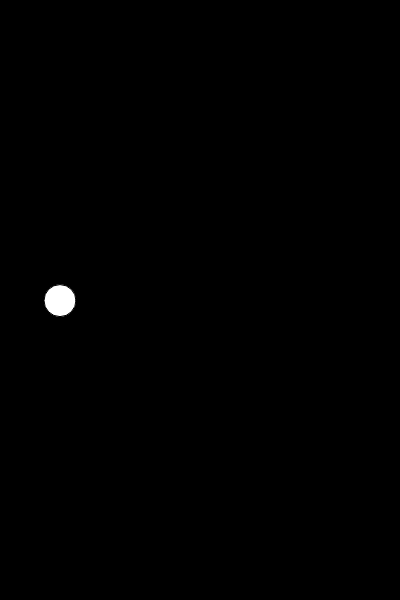
Frame 1 (no input)
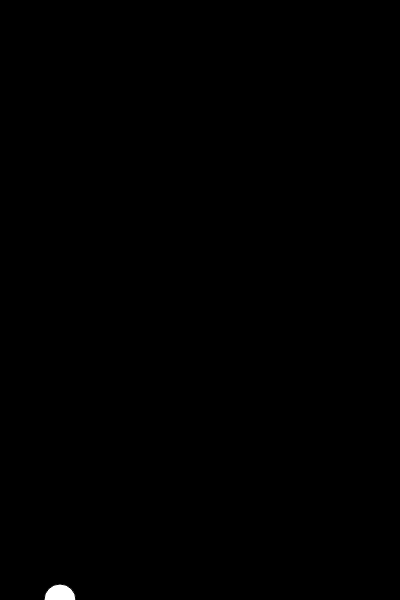
Frame 60 (no input)
Frame 120 (the mouse pressed at the canvas centre since frame 60): identical to frame 60, image omitted

The p5.js sketch that drew these frames (run headless with seeded random() and noise() and a simulated clock; from frame 60 on, the mouse is pressed at the canvas centre):

// p5.js sketch
// ── sketch.js
var bird;

function setup(){
    createCanvas(400, 600)
    bird = new Bird()
}

function draw(){
    background(0)
    bird.update()  
    bird.show()
    
}
function keyPressed(){
    if(key == ' '){
        bird.up()
    }
}
// ── bird.js
function Bird(){
    this.y = height / 2
    this.x = 60
    this.gravity = 0.6
    this.velocity = 0
    this.lift = -15
    this.show = function(){
        fill(255);
        ellipse(this.x, this.y, 32, 32);
    }
    this.update = function(){
        this.velocity += this.gravity
        this.y += this.velocity

        //for air resistance, to slow down the drop
        this.velocity *= 0.9

        if(this.y > height){
            this.y = height
            this.velocity = 0
        }
        if(this.y < 0) {
            this.y = height
            this.velocity = 0
        }
    }

    this.up = function(){
        this.velocity += this.lift
        console.log('velocity: ' + this.velocity)
    }
}
// ── pipe.js
function Pipe(){
    this.top = random(height / 2)
    this.bottom = random(height / 2)
    this.x = width 
    this.w = 20
    this.speed = 1
    this.highlight = false

    this.show = function(){
        fill(255)
        if(this.highlight){
            fill(255, 0, 0)
        }
        rect(this.x, 0, this.w, this.top)
        rect(this.x, height - this.bottom, this.w, this.bottom)
    }

    this.hits = function(bird){
        if(bird.y < this.top || bird.y > height - this.bottom){
            if(bird.x > this.x && bird.x < this.x + this.w){
                this.highlight = true
                return true
            }
        }
        this.highlight = false
        return false
    }

    this.update = function(){
        this.x -= this.speed
    }
    this.offscreen = function(){
        return this.x < -this.w
    }
}
